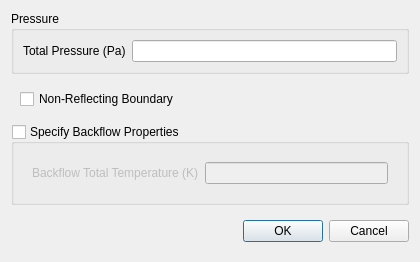
<?xml version="1.0" encoding="UTF-8"?>
<ui version="4.0">
 <class>PressureOutletDialog</class>
 <widget class="QDialog" name="PressureOutletDialog">
  <property name="geometry">
   <rect>
    <x>0</x>
    <y>0</y>
    <width>420</width>
    <height>250</height>
   </rect>
  </property>
  <property name="minimumSize">
   <size>
    <width>420</width>
    <height>0</height>
   </size>
  </property>
  <property name="windowTitle">
   <string>Pressure Outlet Boundary Condition</string>
  </property>
  <layout class="QVBoxLayout" name="verticalLayout_2">
   <item>
    <widget class="QWidget" name="dialogContents" native="true">
     <layout class="QVBoxLayout" name="verticalLayout">
      <property name="leftMargin">
       <number>0</number>
      </property>
      <property name="topMargin">
       <number>0</number>
      </property>
      <property name="rightMargin">
       <number>0</number>
      </property>
      <property name="bottomMargin">
       <number>0</number>
      </property>
      <item>
       <widget class="QGroupBox" name="pressure">
        <property name="title">
         <string>Pressure</string>
        </property>
        <layout class="QFormLayout" name="formLayout">
         <item row="0" column="0">
          <widget class="QLabel" name="label">
           <property name="text">
            <string>Total Pressure (Pa)</string>
           </property>
          </widget>
         </item>
         <item row="0" column="1">
          <widget class="QLineEdit" name="totalPressure"/>
         </item>
        </layout>
       </widget>
      </item>
      <item>
       <widget class="QWidget" name="NRB" native="true">
        <layout class="QVBoxLayout" name="verticalLayout_4">
         <item>
          <widget class="QCheckBox" name="nonReflectingBoundary">
           <property name="text">
            <string>Non-Reflecting Boundary</string>
           </property>
          </widget>
         </item>
        </layout>
       </widget>
      </item>
      <item>
       <widget class="QGroupBox" name="calculateBackflow">
        <property name="title">
         <string>Specify Backflow Properties</string>
        </property>
        <property name="checkable">
         <bool>true</bool>
        </property>
        <property name="checked">
         <bool>false</bool>
        </property>
        <layout class="QVBoxLayout" name="verticalLayout_3">
         <item>
          <widget class="QWidget" name="backflowTotalTemperatureWidget" native="true">
           <layout class="QFormLayout" name="formLayout_2">
            <item row="0" column="0">
             <widget class="QLabel" name="label_2">
              <property name="text">
               <string>Backflow Total Temperature (K)</string>
              </property>
             </widget>
            </item>
            <item row="0" column="1">
             <widget class="QLineEdit" name="backflowTotalTemperature"/>
            </item>
           </layout>
          </widget>
         </item>
        </layout>
       </widget>
      </item>
     </layout>
    </widget>
   </item>
   <item>
    <widget class="QWidget" name="widget_4" native="true">
     <layout class="QHBoxLayout" name="horizontalLayout_3">
      <property name="rightMargin">
       <number>0</number>
      </property>
      <item>
       <spacer name="horizontalSpacer_2">
        <property name="orientation">
         <enum>Qt::Horizontal</enum>
        </property>
        <property name="sizeHint" stdset="0">
         <size>
          <width>208</width>
          <height>20</height>
         </size>
        </property>
       </spacer>
      </item>
      <item>
       <widget class="QPushButton" name="ok">
        <property name="text">
         <string>OK</string>
        </property>
       </widget>
      </item>
      <item>
       <widget class="QPushButton" name="cancel">
        <property name="text">
         <string>Cancel</string>
        </property>
       </widget>
      </item>
     </layout>
    </widget>
   </item>
  </layout>
 </widget>
 <resources/>
 <connections>
  <connection>
   <sender>cancel</sender>
   <signal>clicked()</signal>
   <receiver>PressureOutletDialog</receiver>
   <slot>reject()</slot>
   <hints>
    <hint type="sourcelabel">
     <x>373</x>
     <y>175</y>
    </hint>
    <hint type="destinationlabel">
     <x>209</x>
     <y>102</y>
    </hint>
   </hints>
  </connection>
 </connections>
</ui>
